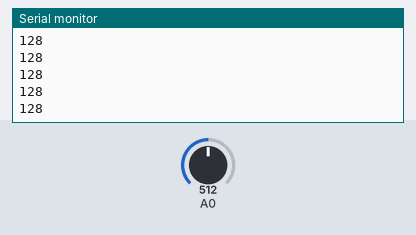
Bench run of a sketch on a simulated Arduino Uno, built with avr-gcc and run on an emulated ATmega328P. Parts: the last lines printed to the serial monitor. The test bench sets the inputs (shaded band); at power-on: A0 = 512.

Above: at 1.2 s.
1.3 s: A0 set to 716
At 1.32 s:
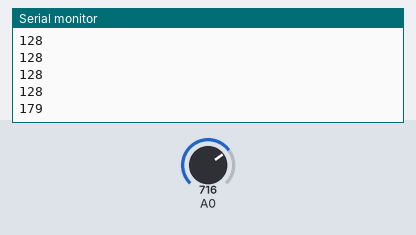
2.8 s: A0 set to 900
At 2.83 s:
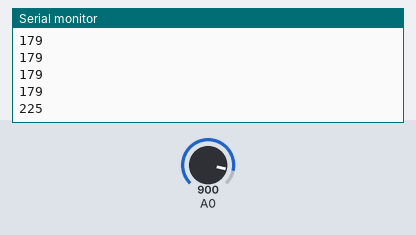
Timing chart, 0 to 5.8 s (numbered marks = the images above; inputs shaded):
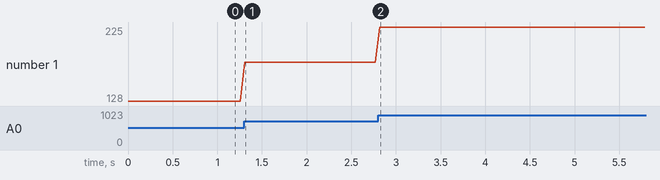

Measured:
- after the input at 1.3 s, the serial monitor: prints a new line at once (image 1)
- after the input at 2.8 s, the serial monitor: prints a new line at once (image 2)
- plotted number 1: 128 → 179 after the input at 1.3 s, 179 → 225 after the input at 2.8 s

The sketch:

radio_emulator.ino
```cpp
void setup() {
  // initialize serial communication at 9600 bits per second:
  Serial.begin(9600);
}

void loop() {
  int value = analogRead(0);
  Serial.println(value>>2);
  delay(50);        // delay in between reads for stability
}
```
